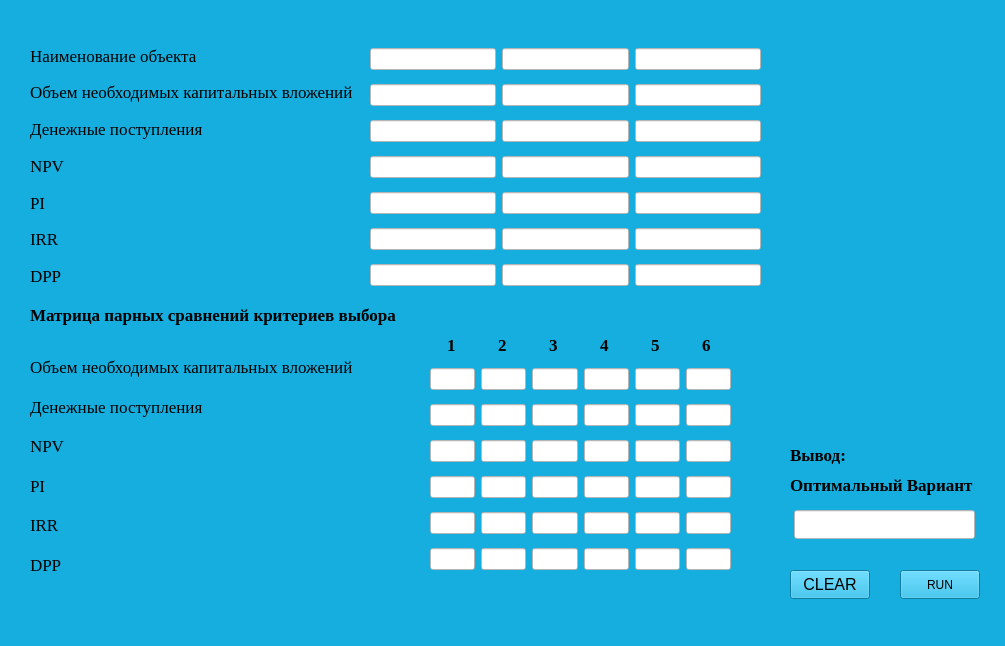
<?xml version="1.0" encoding="UTF-8"?>
<ui version="4.0">
 <class>MainWindow</class>
 <widget class="QMainWindow" name="MainWindow">
  <property name="geometry">
   <rect>
    <x>0</x>
    <y>0</y>
    <width>1005</width>
    <height>646</height>
   </rect>
  </property>
  <property name="windowTitle">
   <string>Investment Justifier</string>
  </property>
  <property name="styleSheet">
   <string notr="true">selection-background-color: rgb(0, 54, 255);
background-color: rgb(22, 173, 223);
selection-color: rgb(255, 255, 255);
color: rgb(0, 0, 0);</string>
  </property>
  <widget class="QWidget" name="centralwidget">
   <widget class="QWidget" name="layoutWidget_12">
    <property name="geometry">
     <rect>
      <x>30</x>
      <y>350</y>
      <width>325</width>
      <height>231</height>
     </rect>
    </property>
    <layout class="QVBoxLayout" name="verticalLayout_4">
     <item>
      <widget class="QLabel" name="label_2">
       <property name="font">
        <font>
         <family>Liberation Serif</family>
         <pointsize>13</pointsize>
         <weight>50</weight>
         <bold>false</bold>
        </font>
       </property>
       <property name="text">
        <string>Объем необходимых капитальных вложений</string>
       </property>
       <property name="textFormat">
        <enum>Qt::AutoText</enum>
       </property>
      </widget>
     </item>
     <item>
      <widget class="QLabel" name="label_10">
       <property name="font">
        <font>
         <family>Liberation Serif</family>
         <pointsize>13</pointsize>
         <weight>50</weight>
         <bold>false</bold>
        </font>
       </property>
       <property name="text">
        <string>Денежные поступления</string>
       </property>
       <property name="textFormat">
        <enum>Qt::AutoText</enum>
       </property>
      </widget>
     </item>
     <item>
      <widget class="QLabel" name="label_11">
       <property name="font">
        <font>
         <family>Liberation Serif</family>
         <pointsize>13</pointsize>
         <weight>50</weight>
         <bold>false</bold>
        </font>
       </property>
       <property name="text">
        <string>NPV</string>
       </property>
       <property name="textFormat">
        <enum>Qt::AutoText</enum>
       </property>
      </widget>
     </item>
     <item>
      <widget class="QLabel" name="label_12">
       <property name="font">
        <font>
         <family>Liberation Serif</family>
         <pointsize>13</pointsize>
         <weight>50</weight>
         <bold>false</bold>
        </font>
       </property>
       <property name="text">
        <string>PI</string>
       </property>
       <property name="textFormat">
        <enum>Qt::AutoText</enum>
       </property>
      </widget>
     </item>
     <item>
      <widget class="QLabel" name="label_13">
       <property name="font">
        <font>
         <family>Liberation Serif</family>
         <pointsize>13</pointsize>
         <weight>50</weight>
         <bold>false</bold>
        </font>
       </property>
       <property name="text">
        <string>IRR</string>
       </property>
       <property name="textFormat">
        <enum>Qt::AutoText</enum>
       </property>
      </widget>
     </item>
     <item>
      <widget class="QLabel" name="label_14">
       <property name="font">
        <font>
         <family>Liberation Serif</family>
         <pointsize>13</pointsize>
         <weight>50</weight>
         <bold>false</bold>
        </font>
       </property>
       <property name="text">
        <string>DPP</string>
       </property>
       <property name="textFormat">
        <enum>Qt::AutoText</enum>
       </property>
      </widget>
     </item>
    </layout>
   </widget>
   <widget class="QLabel" name="label_9">
    <property name="geometry">
     <rect>
      <x>30</x>
      <y>300</y>
      <width>391</width>
      <height>30</height>
     </rect>
    </property>
    <property name="font">
     <font>
      <family>Liberation Serif</family>
      <pointsize>13</pointsize>
      <weight>75</weight>
      <bold>true</bold>
     </font>
    </property>
    <property name="text">
     <string>Матрица парных сравнений критериев выбора</string>
    </property>
    <property name="textFormat">
     <enum>Qt::AutoText</enum>
    </property>
   </widget>
   <widget class="QLabel" name="label_15">
    <property name="geometry">
     <rect>
      <x>430</x>
      <y>330</y>
      <width>291</width>
      <height>30</height>
     </rect>
    </property>
    <property name="font">
     <font>
      <family>Liberation Serif</family>
      <pointsize>13</pointsize>
      <weight>75</weight>
      <bold>true</bold>
     </font>
    </property>
    <property name="text">
     <string>    1          2          3          4          5          6  </string>
    </property>
    <property name="textFormat">
     <enum>Qt::AutoText</enum>
    </property>
   </widget>
   <widget class="QPushButton" name="run">
    <property name="geometry">
     <rect>
      <x>900</x>
      <y>570</y>
      <width>80</width>
      <height>29</height>
     </rect>
    </property>
    <property name="text">
     <string>RUN</string>
    </property>
   </widget>
   <widget class="QPushButton" name="clear">
    <property name="geometry">
     <rect>
      <x>790</x>
      <y>570</y>
      <width>80</width>
      <height>29</height>
     </rect>
    </property>
    <property name="font">
     <font>
      <pointsize>12</pointsize>
     </font>
    </property>
    <property name="text">
     <string>CLEAR</string>
    </property>
   </widget>
   <widget class="QLineEdit" name="lineEdit_58">
    <property name="geometry">
     <rect>
      <x>794</x>
      <y>510</y>
      <width>181</width>
      <height>29</height>
     </rect>
    </property>
    <property name="styleSheet">
     <string notr="true">background-color: rgb(255, 255, 255);
border-color: rgb(85, 87, 83);</string>
    </property>
   </widget>
   <widget class="QLabel" name="label_16">
    <property name="geometry">
     <rect>
      <x>790</x>
      <y>440</y>
      <width>61</width>
      <height>30</height>
     </rect>
    </property>
    <property name="font">
     <font>
      <family>Liberation Serif</family>
      <pointsize>13</pointsize>
      <weight>75</weight>
      <bold>true</bold>
     </font>
    </property>
    <property name="text">
     <string>Вывод: </string>
    </property>
    <property name="textFormat">
     <enum>Qt::AutoText</enum>
    </property>
   </widget>
   <widget class="QLabel" name="label_17">
    <property name="geometry">
     <rect>
      <x>790</x>
      <y>470</y>
      <width>191</width>
      <height>30</height>
     </rect>
    </property>
    <property name="font">
     <font>
      <family>Liberation Serif</family>
      <pointsize>13</pointsize>
      <weight>75</weight>
      <bold>true</bold>
     </font>
    </property>
    <property name="text">
     <string>Оптимальный Вариант</string>
    </property>
    <property name="textFormat">
     <enum>Qt::AutoText</enum>
    </property>
   </widget>
   <widget class="QWidget" name="">
    <property name="geometry">
     <rect>
      <x>370</x>
      <y>40</y>
      <width>391</width>
      <height>255</height>
     </rect>
    </property>
    <layout class="QVBoxLayout" name="verticalLayout">
     <item>
      <layout class="QHBoxLayout" name="horizontalLayout">
       <item>
        <widget class="QLineEdit" name="lineEdit_3">
         <property name="styleSheet">
          <string notr="true">background-color: rgb(255, 255, 255);
border-color: rgb(85, 87, 83);</string>
         </property>
        </widget>
       </item>
       <item>
        <widget class="QLineEdit" name="lineEdit">
         <property name="styleSheet">
          <string notr="true">background-color: rgb(255, 255, 255);
border-color: rgb(85, 87, 83);</string>
         </property>
        </widget>
       </item>
       <item>
        <widget class="QLineEdit" name="lineEdit_2">
         <property name="styleSheet">
          <string notr="true">background-color: rgb(255, 255, 255);
border-color: rgb(85, 87, 83);</string>
         </property>
        </widget>
       </item>
      </layout>
     </item>
     <item>
      <layout class="QHBoxLayout" name="horizontalLayout_2">
       <item>
        <widget class="QLineEdit" name="lineEdit_4">
         <property name="styleSheet">
          <string notr="true">background-color: rgb(255, 255, 255);
border-color: rgb(85, 87, 83);</string>
         </property>
        </widget>
       </item>
       <item>
        <widget class="QLineEdit" name="lineEdit_5">
         <property name="styleSheet">
          <string notr="true">background-color: rgb(255, 255, 255);
border-color: rgb(85, 87, 83);</string>
         </property>
        </widget>
       </item>
       <item>
        <widget class="QLineEdit" name="lineEdit_6">
         <property name="styleSheet">
          <string notr="true">background-color: rgb(255, 255, 255);
border-color: rgb(85, 87, 83);</string>
         </property>
        </widget>
       </item>
      </layout>
     </item>
     <item>
      <layout class="QHBoxLayout" name="horizontalLayout_3">
       <item>
        <widget class="QLineEdit" name="lineEdit_7">
         <property name="styleSheet">
          <string notr="true">background-color: rgb(255, 255, 255);
border-color: rgb(85, 87, 83);</string>
         </property>
        </widget>
       </item>
       <item>
        <widget class="QLineEdit" name="lineEdit_8">
         <property name="styleSheet">
          <string notr="true">background-color: rgb(255, 255, 255);
border-color: rgb(85, 87, 83);</string>
         </property>
        </widget>
       </item>
       <item>
        <widget class="QLineEdit" name="lineEdit_9">
         <property name="styleSheet">
          <string notr="true">background-color: rgb(255, 255, 255);
border-color: rgb(85, 87, 83);</string>
         </property>
        </widget>
       </item>
      </layout>
     </item>
     <item>
      <layout class="QHBoxLayout" name="horizontalLayout_4">
       <item>
        <widget class="QLineEdit" name="lineEdit_10">
         <property name="styleSheet">
          <string notr="true">background-color: rgb(255, 255, 255);
border-color: rgb(85, 87, 83);</string>
         </property>
        </widget>
       </item>
       <item>
        <widget class="QLineEdit" name="lineEdit_11">
         <property name="styleSheet">
          <string notr="true">background-color: rgb(255, 255, 255);
border-color: rgb(85, 87, 83);</string>
         </property>
        </widget>
       </item>
       <item>
        <widget class="QLineEdit" name="lineEdit_12">
         <property name="styleSheet">
          <string notr="true">background-color: rgb(255, 255, 255);
border-color: rgb(85, 87, 83);</string>
         </property>
        </widget>
       </item>
      </layout>
     </item>
     <item>
      <layout class="QHBoxLayout" name="horizontalLayout_5">
       <item>
        <widget class="QLineEdit" name="lineEdit_13">
         <property name="styleSheet">
          <string notr="true">background-color: rgb(255, 255, 255);
border-color: rgb(85, 87, 83);</string>
         </property>
        </widget>
       </item>
       <item>
        <widget class="QLineEdit" name="lineEdit_14">
         <property name="styleSheet">
          <string notr="true">background-color: rgb(255, 255, 255);
border-color: rgb(85, 87, 83);</string>
         </property>
        </widget>
       </item>
       <item>
        <widget class="QLineEdit" name="lineEdit_15">
         <property name="styleSheet">
          <string notr="true">background-color: rgb(255, 255, 255);
border-color: rgb(85, 87, 83);</string>
         </property>
        </widget>
       </item>
      </layout>
     </item>
     <item>
      <layout class="QHBoxLayout" name="horizontalLayout_6">
       <item>
        <widget class="QLineEdit" name="lineEdit_16">
         <property name="styleSheet">
          <string notr="true">background-color: rgb(255, 255, 255);
border-color: rgb(85, 87, 83);</string>
         </property>
        </widget>
       </item>
       <item>
        <widget class="QLineEdit" name="lineEdit_17">
         <property name="styleSheet">
          <string notr="true">background-color: rgb(255, 255, 255);
border-color: rgb(85, 87, 83);</string>
         </property>
        </widget>
       </item>
       <item>
        <widget class="QLineEdit" name="lineEdit_18">
         <property name="styleSheet">
          <string notr="true">background-color: rgb(255, 255, 255);
border-color: rgb(85, 87, 83);</string>
         </property>
        </widget>
       </item>
      </layout>
     </item>
     <item>
      <layout class="QHBoxLayout" name="horizontalLayout_7">
       <item>
        <widget class="QLineEdit" name="lineEdit_19">
         <property name="styleSheet">
          <string notr="true">background-color: rgb(255, 255, 255);
border-color: rgb(85, 87, 83);</string>
         </property>
        </widget>
       </item>
       <item>
        <widget class="QLineEdit" name="lineEdit_20">
         <property name="styleSheet">
          <string notr="true">background-color: rgb(255, 255, 255);
border-color: rgb(85, 87, 83);</string>
         </property>
        </widget>
       </item>
       <item>
        <widget class="QLineEdit" name="lineEdit_21">
         <property name="styleSheet">
          <string notr="true">background-color: rgb(255, 255, 255);
border-color: rgb(85, 87, 83);</string>
         </property>
        </widget>
       </item>
      </layout>
     </item>
    </layout>
   </widget>
   <widget class="QWidget" name="">
    <property name="geometry">
     <rect>
      <x>430</x>
      <y>360</y>
      <width>301</width>
      <height>218</height>
     </rect>
    </property>
    <layout class="QVBoxLayout" name="verticalLayout_2">
     <item>
      <layout class="QHBoxLayout" name="horizontalLayout_8">
       <item>
        <widget class="QLineEdit" name="lineEdit_22">
         <property name="styleSheet">
          <string notr="true">background-color: rgb(255, 255, 255);
border-color: rgb(85, 87, 83);
</string>
         </property>
        </widget>
       </item>
       <item>
        <widget class="QLineEdit" name="lineEdit_23">
         <property name="styleSheet">
          <string notr="true">background-color: rgb(255, 255, 255);
border-color: rgb(85, 87, 83);
</string>
         </property>
        </widget>
       </item>
       <item>
        <widget class="QLineEdit" name="lineEdit_24">
         <property name="styleSheet">
          <string notr="true">background-color: rgb(255, 255, 255);
border-color: rgb(85, 87, 83);
</string>
         </property>
        </widget>
       </item>
       <item>
        <widget class="QLineEdit" name="lineEdit_25">
         <property name="styleSheet">
          <string notr="true">background-color: rgb(255, 255, 255);
border-color: rgb(85, 87, 83);
</string>
         </property>
        </widget>
       </item>
       <item>
        <widget class="QLineEdit" name="lineEdit_26">
         <property name="styleSheet">
          <string notr="true">background-color: rgb(255, 255, 255);
border-color: rgb(85, 87, 83);
</string>
         </property>
        </widget>
       </item>
       <item>
        <widget class="QLineEdit" name="lineEdit_27">
         <property name="styleSheet">
          <string notr="true">background-color: rgb(255, 255, 255);
border-color: rgb(85, 87, 83);
</string>
         </property>
        </widget>
       </item>
      </layout>
     </item>
     <item>
      <layout class="QHBoxLayout" name="horizontalLayout_11">
       <item>
        <widget class="QLineEdit" name="lineEdit_40">
         <property name="styleSheet">
          <string notr="true">background-color: rgb(255, 255, 255);
border-color: rgb(85, 87, 83);
</string>
         </property>
        </widget>
       </item>
       <item>
        <widget class="QLineEdit" name="lineEdit_41">
         <property name="styleSheet">
          <string notr="true">background-color: rgb(255, 255, 255);
border-color: rgb(85, 87, 83);
</string>
         </property>
        </widget>
       </item>
       <item>
        <widget class="QLineEdit" name="lineEdit_42">
         <property name="styleSheet">
          <string notr="true">background-color: rgb(255, 255, 255);
border-color: rgb(85, 87, 83);
</string>
         </property>
        </widget>
       </item>
       <item>
        <widget class="QLineEdit" name="lineEdit_43">
         <property name="styleSheet">
          <string notr="true">background-color: rgb(255, 255, 255);
border-color: rgb(85, 87, 83);
</string>
         </property>
        </widget>
       </item>
       <item>
        <widget class="QLineEdit" name="lineEdit_44">
         <property name="styleSheet">
          <string notr="true">background-color: rgb(255, 255, 255);
border-color: rgb(85, 87, 83);
</string>
         </property>
        </widget>
       </item>
       <item>
        <widget class="QLineEdit" name="lineEdit_45">
         <property name="styleSheet">
          <string notr="true">background-color: rgb(255, 255, 255);
border-color: rgb(85, 87, 83);
</string>
         </property>
        </widget>
       </item>
      </layout>
     </item>
     <item>
      <layout class="QHBoxLayout" name="horizontalLayout_13">
       <item>
        <widget class="QLineEdit" name="lineEdit_52">
         <property name="styleSheet">
          <string notr="true">background-color: rgb(255, 255, 255);
border-color: rgb(85, 87, 83);
</string>
         </property>
        </widget>
       </item>
       <item>
        <widget class="QLineEdit" name="lineEdit_53">
         <property name="styleSheet">
          <string notr="true">background-color: rgb(255, 255, 255);
border-color: rgb(85, 87, 83);
</string>
         </property>
        </widget>
       </item>
       <item>
        <widget class="QLineEdit" name="lineEdit_54">
         <property name="styleSheet">
          <string notr="true">background-color: rgb(255, 255, 255);
border-color: rgb(85, 87, 83);
</string>
         </property>
        </widget>
       </item>
       <item>
        <widget class="QLineEdit" name="lineEdit_55">
         <property name="styleSheet">
          <string notr="true">background-color: rgb(255, 255, 255);
border-color: rgb(85, 87, 83);
</string>
         </property>
        </widget>
       </item>
       <item>
        <widget class="QLineEdit" name="lineEdit_56">
         <property name="styleSheet">
          <string notr="true">background-color: rgb(255, 255, 255);
border-color: rgb(85, 87, 83);
</string>
         </property>
        </widget>
       </item>
       <item>
        <widget class="QLineEdit" name="lineEdit_57">
         <property name="styleSheet">
          <string notr="true">background-color: rgb(255, 255, 255);
border-color: rgb(85, 87, 83);
</string>
         </property>
        </widget>
       </item>
      </layout>
     </item>
     <item>
      <layout class="QHBoxLayout" name="horizontalLayout_12">
       <item>
        <widget class="QLineEdit" name="lineEdit_46">
         <property name="styleSheet">
          <string notr="true">background-color: rgb(255, 255, 255);
border-color: rgb(85, 87, 83);
</string>
         </property>
        </widget>
       </item>
       <item>
        <widget class="QLineEdit" name="lineEdit_47">
         <property name="styleSheet">
          <string notr="true">background-color: rgb(255, 255, 255);
border-color: rgb(85, 87, 83);
</string>
         </property>
        </widget>
       </item>
       <item>
        <widget class="QLineEdit" name="lineEdit_48">
         <property name="styleSheet">
          <string notr="true">background-color: rgb(255, 255, 255);
border-color: rgb(85, 87, 83);
</string>
         </property>
        </widget>
       </item>
       <item>
        <widget class="QLineEdit" name="lineEdit_49">
         <property name="styleSheet">
          <string notr="true">background-color: rgb(255, 255, 255);
border-color: rgb(85, 87, 83);
</string>
         </property>
        </widget>
       </item>
       <item>
        <widget class="QLineEdit" name="lineEdit_50">
         <property name="styleSheet">
          <string notr="true">background-color: rgb(255, 255, 255);
border-color: rgb(85, 87, 83);
</string>
         </property>
        </widget>
       </item>
       <item>
        <widget class="QLineEdit" name="lineEdit_51">
         <property name="styleSheet">
          <string notr="true">background-color: rgb(255, 255, 255);
border-color: rgb(85, 87, 83);
</string>
         </property>
        </widget>
       </item>
      </layout>
     </item>
     <item>
      <layout class="QHBoxLayout" name="horizontalLayout_9">
       <item>
        <widget class="QLineEdit" name="lineEdit_28">
         <property name="styleSheet">
          <string notr="true">background-color: rgb(255, 255, 255);
border-color: rgb(85, 87, 83);
</string>
         </property>
        </widget>
       </item>
       <item>
        <widget class="QLineEdit" name="lineEdit_29">
         <property name="styleSheet">
          <string notr="true">background-color: rgb(255, 255, 255);
border-color: rgb(85, 87, 83);
</string>
         </property>
        </widget>
       </item>
       <item>
        <widget class="QLineEdit" name="lineEdit_30">
         <property name="styleSheet">
          <string notr="true">background-color: rgb(255, 255, 255);
border-color: rgb(85, 87, 83);
</string>
         </property>
        </widget>
       </item>
       <item>
        <widget class="QLineEdit" name="lineEdit_31">
         <property name="styleSheet">
          <string notr="true">background-color: rgb(255, 255, 255);
border-color: rgb(85, 87, 83);
</string>
         </property>
        </widget>
       </item>
       <item>
        <widget class="QLineEdit" name="lineEdit_32">
         <property name="styleSheet">
          <string notr="true">background-color: rgb(255, 255, 255);
border-color: rgb(85, 87, 83);
</string>
         </property>
        </widget>
       </item>
       <item>
        <widget class="QLineEdit" name="lineEdit_33">
         <property name="styleSheet">
          <string notr="true">background-color: rgb(255, 255, 255);
border-color: rgb(85, 87, 83);
</string>
         </property>
        </widget>
       </item>
      </layout>
     </item>
     <item>
      <layout class="QHBoxLayout" name="horizontalLayout_10">
       <item>
        <widget class="QLineEdit" name="lineEdit_34">
         <property name="styleSheet">
          <string notr="true">background-color: rgb(255, 255, 255);
border-color: rgb(85, 87, 83);
</string>
         </property>
        </widget>
       </item>
       <item>
        <widget class="QLineEdit" name="lineEdit_35">
         <property name="styleSheet">
          <string notr="true">background-color: rgb(255, 255, 255);
border-color: rgb(85, 87, 83);
</string>
         </property>
        </widget>
       </item>
       <item>
        <widget class="QLineEdit" name="lineEdit_36">
         <property name="styleSheet">
          <string notr="true">background-color: rgb(255, 255, 255);
border-color: rgb(85, 87, 83);
</string>
         </property>
        </widget>
       </item>
       <item>
        <widget class="QLineEdit" name="lineEdit_37">
         <property name="styleSheet">
          <string notr="true">background-color: rgb(255, 255, 255);
border-color: rgb(85, 87, 83);
</string>
         </property>
        </widget>
       </item>
       <item>
        <widget class="QLineEdit" name="lineEdit_38">
         <property name="styleSheet">
          <string notr="true">background-color: rgb(255, 255, 255);
border-color: rgb(85, 87, 83);
</string>
         </property>
        </widget>
       </item>
       <item>
        <widget class="QLineEdit" name="lineEdit_39">
         <property name="styleSheet">
          <string notr="true">background-color: rgb(255, 255, 255);
border-color: rgb(85, 87, 83);
</string>
         </property>
        </widget>
       </item>
      </layout>
     </item>
    </layout>
   </widget>
   <widget class="QWidget" name="">
    <property name="geometry">
     <rect>
      <x>30</x>
      <y>40</y>
      <width>325</width>
      <height>251</height>
     </rect>
    </property>
    <layout class="QVBoxLayout" name="verticalLayout_3">
     <item>
      <widget class="QLabel" name="label_3">
       <property name="font">
        <font>
         <family>Liberation Serif</family>
         <pointsize>13</pointsize>
         <weight>50</weight>
         <bold>false</bold>
        </font>
       </property>
       <property name="text">
        <string>Наименование объекта</string>
       </property>
       <property name="textFormat">
        <enum>Qt::AutoText</enum>
       </property>
      </widget>
     </item>
     <item>
      <widget class="QLabel" name="label">
       <property name="font">
        <font>
         <family>Liberation Serif</family>
         <pointsize>13</pointsize>
         <weight>50</weight>
         <bold>false</bold>
        </font>
       </property>
       <property name="text">
        <string>Объем необходимых капитальных вложений</string>
       </property>
       <property name="textFormat">
        <enum>Qt::AutoText</enum>
       </property>
      </widget>
     </item>
     <item>
      <widget class="QLabel" name="label_4">
       <property name="font">
        <font>
         <family>Liberation Serif</family>
         <pointsize>13</pointsize>
         <weight>50</weight>
         <bold>false</bold>
        </font>
       </property>
       <property name="text">
        <string>Денежные поступления</string>
       </property>
       <property name="textFormat">
        <enum>Qt::AutoText</enum>
       </property>
      </widget>
     </item>
     <item>
      <widget class="QLabel" name="label_5">
       <property name="font">
        <font>
         <family>Liberation Serif</family>
         <pointsize>13</pointsize>
         <weight>50</weight>
         <bold>false</bold>
        </font>
       </property>
       <property name="text">
        <string>NPV</string>
       </property>
       <property name="textFormat">
        <enum>Qt::AutoText</enum>
       </property>
      </widget>
     </item>
     <item>
      <widget class="QLabel" name="label_6">
       <property name="font">
        <font>
         <family>Liberation Serif</family>
         <pointsize>13</pointsize>
         <weight>50</weight>
         <bold>false</bold>
        </font>
       </property>
       <property name="text">
        <string>PI</string>
       </property>
       <property name="textFormat">
        <enum>Qt::AutoText</enum>
       </property>
      </widget>
     </item>
     <item>
      <widget class="QLabel" name="label_7">
       <property name="font">
        <font>
         <family>Liberation Serif</family>
         <pointsize>13</pointsize>
         <weight>50</weight>
         <bold>false</bold>
        </font>
       </property>
       <property name="text">
        <string>IRR</string>
       </property>
       <property name="textFormat">
        <enum>Qt::AutoText</enum>
       </property>
      </widget>
     </item>
     <item>
      <widget class="QLabel" name="label_8">
       <property name="font">
        <font>
         <family>Liberation Serif</family>
         <pointsize>13</pointsize>
         <weight>50</weight>
         <bold>false</bold>
        </font>
       </property>
       <property name="text">
        <string>DPP</string>
       </property>
       <property name="textFormat">
        <enum>Qt::AutoText</enum>
       </property>
      </widget>
     </item>
    </layout>
   </widget>
  </widget>
  <widget class="QMenuBar" name="menubar">
   <property name="geometry">
    <rect>
     <x>0</x>
     <y>0</y>
     <width>1005</width>
     <height>26</height>
    </rect>
   </property>
  </widget>
  <widget class="QStatusBar" name="statusbar"/>
 </widget>
 <resources/>
 <connections/>
</ui>
